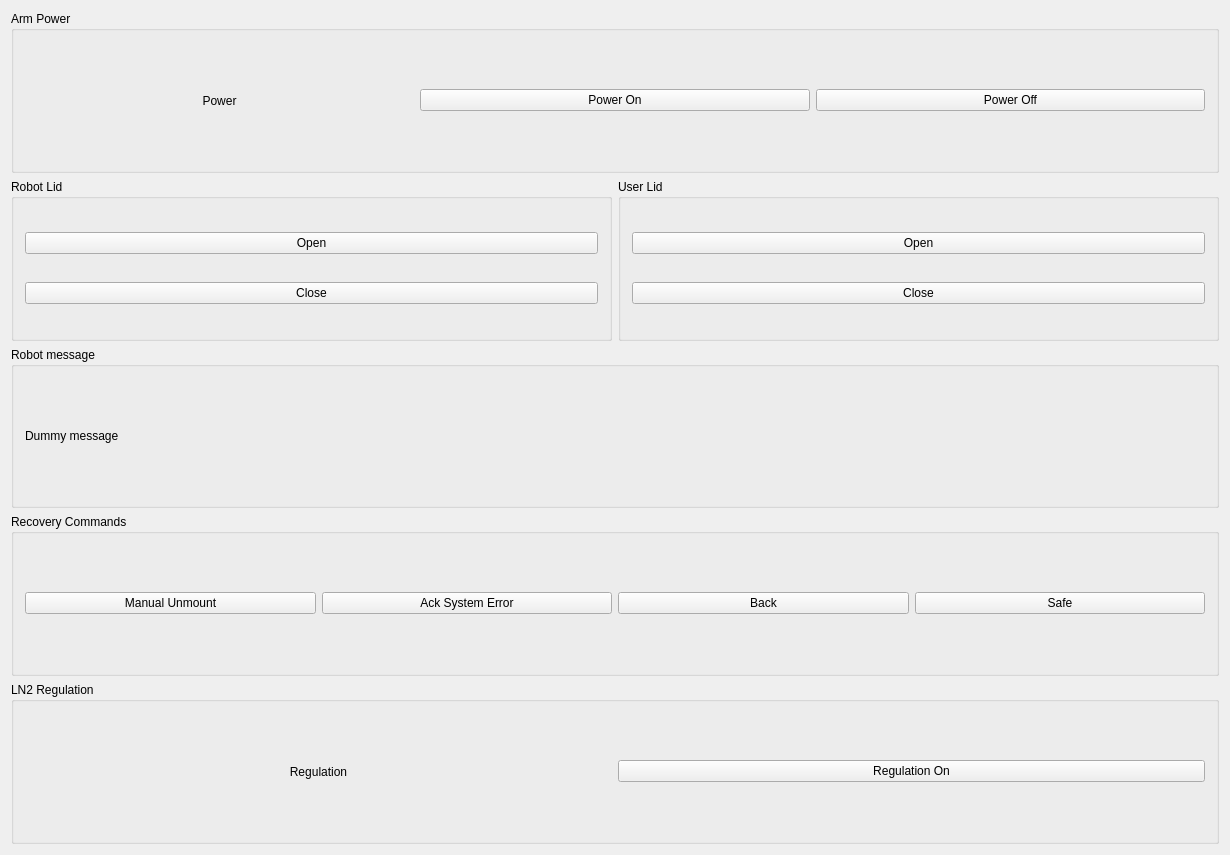
<?xml version="1.0" encoding="UTF-8"?>
<ui version="4.0">
 <class>GrobMaintWidget</class>
 <widget class="QWidget" name="GrobMaintWidget">
  <property name="geometry">
   <rect>
    <x>0</x>
    <y>0</y>
    <width>1230</width>
    <height>855</height>
   </rect>
  </property>
  <property name="sizePolicy">
   <sizepolicy hsizetype="Preferred" vsizetype="Expanding">
    <horstretch>0</horstretch>
    <verstretch>0</verstretch>
   </sizepolicy>
  </property>
  <property name="windowTitle">
   <string>Form1</string>
  </property>
  <layout class="QVBoxLayout">
   <item>
    <widget class="QGroupBox" name="groupBox5">
     <property name="sizePolicy">
      <sizepolicy hsizetype="Preferred" vsizetype="Preferred">
       <horstretch>0</horstretch>
       <verstretch>0</verstretch>
      </sizepolicy>
     </property>
     <property name="title">
      <string>Arm Power</string>
     </property>
     <layout class="QHBoxLayout">
      <item>
       <widget class="QLabel" name="lblPowerState">
        <property name="text">
         <string>Power</string>
        </property>
        <property name="alignment">
         <set>Qt::AlignCenter</set>
        </property>
        <property name="wordWrap">
         <bool>false</bool>
        </property>
       </widget>
      </item>
      <item>
       <widget class="QPushButton" name="btPowerOn">
        <property name="sizePolicy">
         <sizepolicy hsizetype="Minimum" vsizetype="Fixed">
          <horstretch>0</horstretch>
          <verstretch>0</verstretch>
         </sizepolicy>
        </property>
        <property name="text">
         <string>Power On</string>
        </property>
       </widget>
      </item>
      <item>
       <widget class="QPushButton" name="btPowerOff">
        <property name="sizePolicy">
         <sizepolicy hsizetype="Minimum" vsizetype="Fixed">
          <horstretch>0</horstretch>
          <verstretch>0</verstretch>
         </sizepolicy>
        </property>
        <property name="text">
         <string>Power Off</string>
        </property>
       </widget>
      </item>
     </layout>
    </widget>
   </item>
   <item>
    <layout class="QHBoxLayout">
     <item>
      <widget class="QGroupBox" name="groupBox2">
       <property name="title">
        <string>Robot Lid</string>
       </property>
       <layout class="QVBoxLayout">
        <item>
         <widget class="QPushButton" name="btLid1Open">
          <property name="font">
           <font/>
          </property>
          <property name="text">
           <string>Open</string>
          </property>
         </widget>
        </item>
        <item>
         <widget class="QPushButton" name="btLid1Close">
          <property name="font">
           <font/>
          </property>
          <property name="text">
           <string>Close</string>
          </property>
         </widget>
        </item>
       </layout>
      </widget>
     </item>
     <item>
      <widget class="QGroupBox" name="groupBox2_2">
       <property name="title">
        <string>User Lid</string>
       </property>
       <layout class="QVBoxLayout">
        <item>
         <widget class="QPushButton" name="btLid2Open">
          <property name="font">
           <font/>
          </property>
          <property name="text">
           <string>Open</string>
          </property>
         </widget>
        </item>
        <item>
         <widget class="QPushButton" name="btLid2Close">
          <property name="font">
           <font/>
          </property>
          <property name="text">
           <string>Close</string>
          </property>
         </widget>
        </item>
       </layout>
      </widget>
     </item>
    </layout>
   </item>
   <item>
    <widget class="QGroupBox" name="groupBox6">
     <property name="title">
      <string>Robot message</string>
     </property>
     <layout class="QHBoxLayout">
      <item>
       <widget class="QLabel" name="lblMessage">
        <property name="text">
         <string>Dummy message</string>
        </property>
        <property name="wordWrap">
         <bool>false</bool>
        </property>
       </widget>
      </item>
     </layout>
    </widget>
   </item>
   <item>
    <widget class="QGroupBox" name="groupBox13">
     <property name="title">
      <string>Recovery Commands</string>
     </property>
     <layout class="QHBoxLayout">
      <item>
       <widget class="QPushButton" name="btAckManualUnmount">
        <property name="text">
         <string>Manual Unmount</string>
        </property>
       </widget>
      </item>
      <item>
       <widget class="QPushButton" name="btAckError">
        <property name="sizePolicy">
         <sizepolicy hsizetype="Minimum" vsizetype="Fixed">
          <horstretch>0</horstretch>
          <verstretch>0</verstretch>
         </sizepolicy>
        </property>
        <property name="font">
         <font/>
        </property>
        <property name="text">
         <string>Ack System Error</string>
        </property>
       </widget>
      </item>
      <item>
       <widget class="QPushButton" name="btBack">
        <property name="sizePolicy">
         <sizepolicy hsizetype="Minimum" vsizetype="Fixed">
          <horstretch>0</horstretch>
          <verstretch>0</verstretch>
         </sizepolicy>
        </property>
        <property name="font">
         <font/>
        </property>
        <property name="text">
         <string>Back</string>
        </property>
       </widget>
      </item>
      <item>
       <widget class="QPushButton" name="btSafe">
        <property name="sizePolicy">
         <sizepolicy hsizetype="Minimum" vsizetype="Fixed">
          <horstretch>0</horstretch>
          <verstretch>0</verstretch>
         </sizepolicy>
        </property>
        <property name="font">
         <font/>
        </property>
        <property name="text">
         <string>Safe</string>
        </property>
       </widget>
      </item>
     </layout>
    </widget>
   </item>
   <item>
    <widget class="QGroupBox" name="groupBox5_2">
     <property name="sizePolicy">
      <sizepolicy hsizetype="Preferred" vsizetype="Preferred">
       <horstretch>0</horstretch>
       <verstretch>0</verstretch>
      </sizepolicy>
     </property>
     <property name="title">
      <string>LN2 Regulation</string>
     </property>
     <layout class="QHBoxLayout">
      <item>
       <widget class="QLabel" name="lblRegulationState">
        <property name="text">
         <string>Regulation</string>
        </property>
        <property name="alignment">
         <set>Qt::AlignCenter</set>
        </property>
        <property name="wordWrap">
         <bool>false</bool>
        </property>
       </widget>
      </item>
      <item>
       <widget class="QPushButton" name="btRegulationOn">
        <property name="sizePolicy">
         <sizepolicy hsizetype="Minimum" vsizetype="Fixed">
          <horstretch>0</horstretch>
          <verstretch>0</verstretch>
         </sizepolicy>
        </property>
        <property name="text">
         <string>Regulation On</string>
        </property>
       </widget>
      </item>
     </layout>
    </widget>
   </item>
  </layout>
 </widget>
 <layoutdefault spacing="6" margin="11"/>
 <pixmapfunction>qPixmapFromMimeSource</pixmapfunction>
 <tabstops>
  <tabstop>btPowerOn</tabstop>
  <tabstop>btPowerOff</tabstop>
  <tabstop>btLid1Open</tabstop>
  <tabstop>btLid1Close</tabstop>
  <tabstop>btLid2Open</tabstop>
  <tabstop>btLid2Close</tabstop>
  <tabstop>btBack</tabstop>
  <tabstop>btSafe</tabstop>
 </tabstops>
 <resources/>
 <connections/>
</ui>
